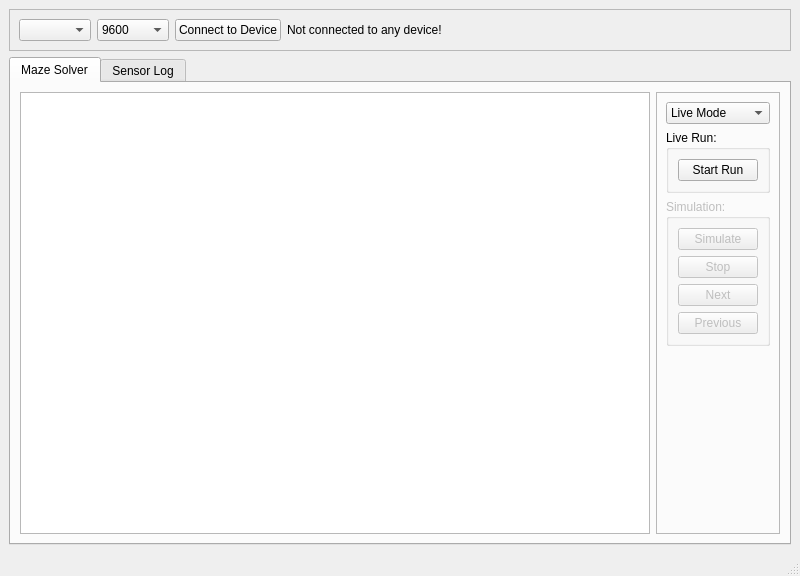
<?xml version="1.0" encoding="UTF-8"?>
<ui version="4.0">
 <class>daedalusClass</class>
 <widget class="QMainWindow" name="daedalusClass">
  <property name="geometry">
   <rect>
    <x>0</x>
    <y>0</y>
    <width>800</width>
    <height>576</height>
   </rect>
  </property>
  <property name="sizePolicy">
   <sizepolicy hsizetype="Preferred" vsizetype="Preferred">
    <horstretch>0</horstretch>
    <verstretch>0</verstretch>
   </sizepolicy>
  </property>
  <property name="windowTitle">
   <string>Daedalus - Micromouse Utility</string>
  </property>
  <widget class="QWidget" name="centralwidget">
   <property name="sizePolicy">
    <sizepolicy hsizetype="MinimumExpanding" vsizetype="MinimumExpanding">
     <horstretch>0</horstretch>
     <verstretch>0</verstretch>
    </sizepolicy>
   </property>
   <property name="contextMenuPolicy">
    <enum>Qt::DefaultContextMenu</enum>
   </property>
   <property name="autoFillBackground">
    <bool>false</bool>
   </property>
   <layout class="QVBoxLayout" name="verticalLayout_4">
    <item>
     <widget class="QFrame" name="frame_2">
      <property name="frameShape">
       <enum>QFrame::StyledPanel</enum>
      </property>
      <property name="frameShadow">
       <enum>QFrame::Raised</enum>
      </property>
      <layout class="QHBoxLayout" name="horizontalLayout">
       <item>
        <widget class="QComboBox" name="portCBox">
         <property name="sizePolicy">
          <sizepolicy hsizetype="Maximum" vsizetype="Fixed">
           <horstretch>0</horstretch>
           <verstretch>0</verstretch>
          </sizepolicy>
         </property>
        </widget>
       </item>
       <item>
        <widget class="QComboBox" name="baudCBox">
         <property name="sizePolicy">
          <sizepolicy hsizetype="Maximum" vsizetype="Fixed">
           <horstretch>0</horstretch>
           <verstretch>0</verstretch>
          </sizepolicy>
         </property>
         <item>
          <property name="text">
           <string>9600</string>
          </property>
         </item>
         <item>
          <property name="text">
           <string>19200</string>
          </property>
         </item>
         <item>
          <property name="text">
           <string>38400</string>
          </property>
         </item>
         <item>
          <property name="text">
           <string>57600</string>
          </property>
         </item>
         <item>
          <property name="text">
           <string>115200</string>
          </property>
         </item>
        </widget>
       </item>
       <item>
        <widget class="QPushButton" name="connectButton">
         <property name="sizePolicy">
          <sizepolicy hsizetype="Maximum" vsizetype="Fixed">
           <horstretch>0</horstretch>
           <verstretch>0</verstretch>
          </sizepolicy>
         </property>
         <property name="maximumSize">
          <size>
           <width>16777215</width>
           <height>16777215</height>
          </size>
         </property>
         <property name="text">
          <string>Connect to Device</string>
         </property>
        </widget>
       </item>
       <item>
        <widget class="QLabel" name="conStatusLabel">
         <property name="minimumSize">
          <size>
           <width>0</width>
           <height>0</height>
          </size>
         </property>
         <property name="text">
          <string>Not connected to any device!</string>
         </property>
        </widget>
       </item>
      </layout>
     </widget>
    </item>
    <item>
     <widget class="QTabWidget" name="tabWidget">
      <property name="currentIndex">
       <number>0</number>
      </property>
      <widget class="QWidget" name="mazeTab">
       <attribute name="title">
        <string>Maze Solver</string>
       </attribute>
       <layout class="QHBoxLayout" name="horizontalLayout_2">
        <item>
         <widget class="QGraphicsView" name="mazeView"/>
        </item>
        <item>
         <widget class="QFrame" name="frame">
          <property name="frameShape">
           <enum>QFrame::StyledPanel</enum>
          </property>
          <property name="frameShadow">
           <enum>QFrame::Raised</enum>
          </property>
          <layout class="QVBoxLayout" name="verticalLayout">
           <item>
            <widget class="QComboBox" name="modeCBox">
             <item>
              <property name="text">
               <string>Live Mode</string>
              </property>
             </item>
             <item>
              <property name="text">
               <string>Simulation</string>
              </property>
             </item>
            </widget>
           </item>
           <item>
            <widget class="QGroupBox" name="liveGBox">
             <property name="title">
              <string>Live Run:</string>
             </property>
             <layout class="QVBoxLayout" name="verticalLayout_3">
              <item>
               <widget class="QPushButton" name="liveRunButton">
                <property name="text">
                 <string>Start Run</string>
                </property>
               </widget>
              </item>
             </layout>
            </widget>
           </item>
           <item>
            <widget class="QGroupBox" name="simGBox">
             <property name="enabled">
              <bool>false</bool>
             </property>
             <property name="title">
              <string>Simulation:</string>
             </property>
             <property name="flat">
              <bool>false</bool>
             </property>
             <property name="checkable">
              <bool>false</bool>
             </property>
             <property name="checked">
              <bool>false</bool>
             </property>
             <layout class="QVBoxLayout" name="verticalLayout_2">
              <item>
               <widget class="QPushButton" name="simButton">
                <property name="text">
                 <string>Simulate</string>
                </property>
               </widget>
              </item>
              <item>
               <widget class="QPushButton" name="stopButton">
                <property name="text">
                 <string>Stop</string>
                </property>
               </widget>
              </item>
              <item>
               <widget class="QPushButton" name="stepFButton">
                <property name="text">
                 <string>Next</string>
                </property>
               </widget>
              </item>
              <item>
               <widget class="QPushButton" name="stepBButton">
                <property name="text">
                 <string>Previous</string>
                </property>
               </widget>
              </item>
             </layout>
            </widget>
           </item>
           <item>
            <spacer name="verticalSpacer">
             <property name="orientation">
              <enum>Qt::Vertical</enum>
             </property>
             <property name="sizeHint" stdset="0">
              <size>
               <width>20</width>
               <height>40</height>
              </size>
             </property>
            </spacer>
           </item>
          </layout>
         </widget>
        </item>
       </layout>
      </widget>
      <widget class="QWidget" name="tab_2">
       <attribute name="title">
        <string>Sensor Log</string>
       </attribute>
      </widget>
     </widget>
    </item>
   </layout>
  </widget>
  <widget class="QStatusBar" name="statusbar">
   <property name="enabled">
    <bool>true</bool>
   </property>
  </widget>
  <action name="actionControl">
   <property name="text">
    <string>Control</string>
   </property>
  </action>
 </widget>
 <resources/>
 <connections/>
</ui>
